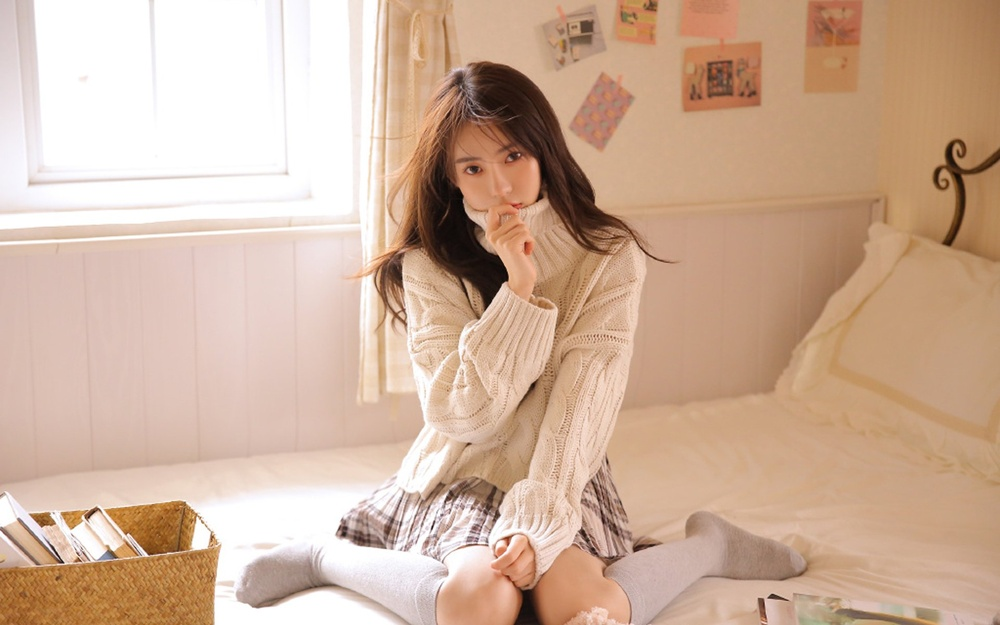
#> input picture Coder_Old/5 行代码，用 Python 批量做海量_姐的素描图/drawing/images/image_1.jpg, 1000 x 625 px, shrunk from 1920 x 1200 before the run, found by its file name
$ python Sketch_the_generated_code.py
#> lines starting #> are read from the running program, lines starting #| are printed output that depends on the picture
"""
project = 'Code', file_name = 'main.py', author = 'AI悦创'
time = '2020/5/19 8:16', product_name = PyCharm, 公众号：AI悦创
code is far away from bugs with the god animal protecting
    I love animals. They taste delicious.
"""
import cv2
def drawing(src, id=None):
#> called with src = 'images/image_1.jpg'
	image_rgb = cv2.imread(src)
#> image_rgb is the input picture: shape (625, 1000, 3); mean B, G, R 154.6, 176.1, 206.6
	image_gray = cv2.cvtColor(image_rgb, cv2.COLOR_BGR2GRAY)
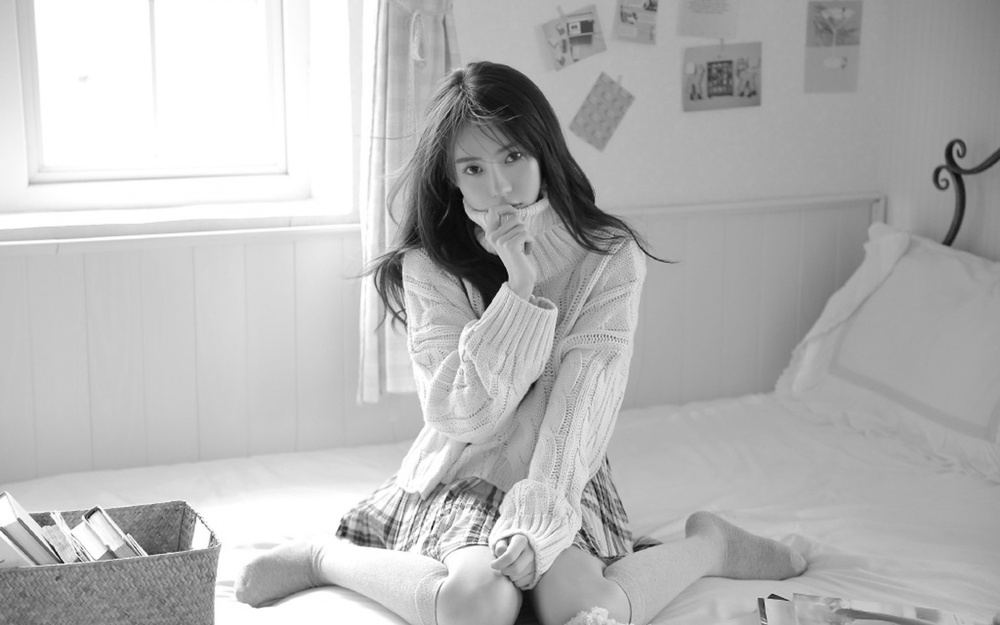
#> image_gray: shape (625, 1000); min 3, max 255, mean 182.8
	image_blur = cv2.GaussianBlur(image_gray, ksize=(21, 21), sigmaX=0, sigmaY=0)
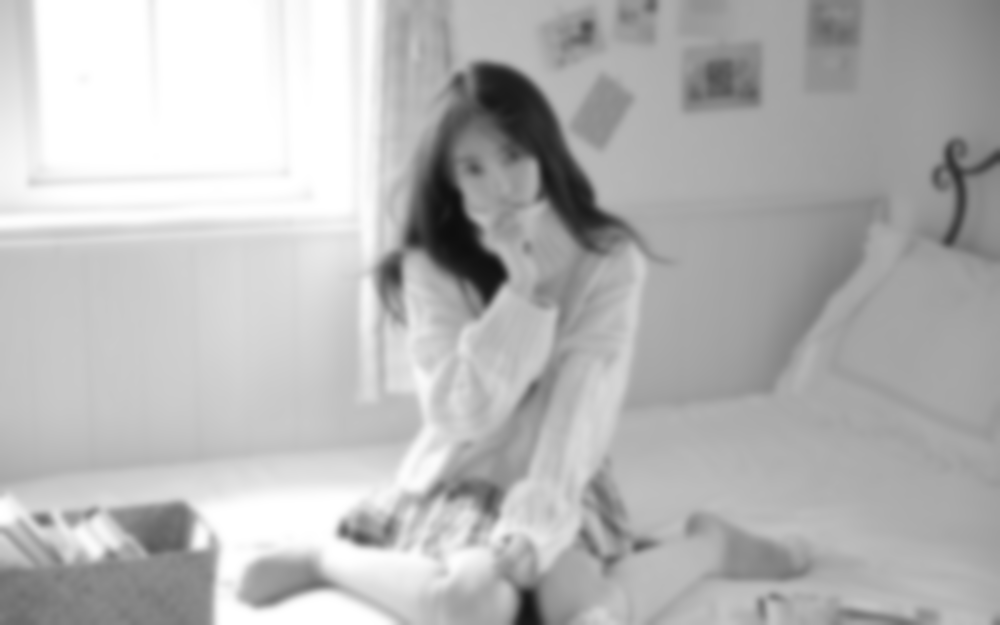
#> image_blur: shape (625, 1000); min 14, max 255, mean 182.8
	image_blend = cv2.divide(image_gray, image_blur, scale=255)
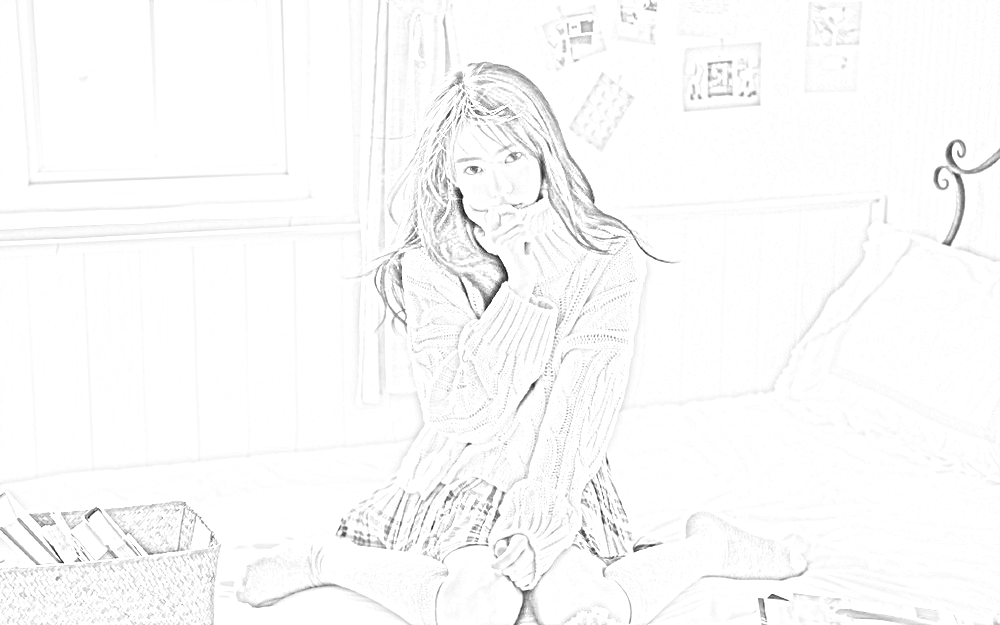
#> image_blend: shape (625, 1000); min 9, max 255, mean 250.3
	cv2.imwrite(f'Drawing_images/result-{id}.jpg', image_blend)

if __name__ == '__main__':
	src = 'images/image_1.jpg'
	drawing(src)

$ run again, with Coder_Old/5 行代码，用 Python 批量做海量_姐的素描图/drawing/images/WechatIMG1785.jpeg copied over Coder_Old/5 行代码，用 Python 批量做海量_姐的素描图/drawing/images/image_1.jpg
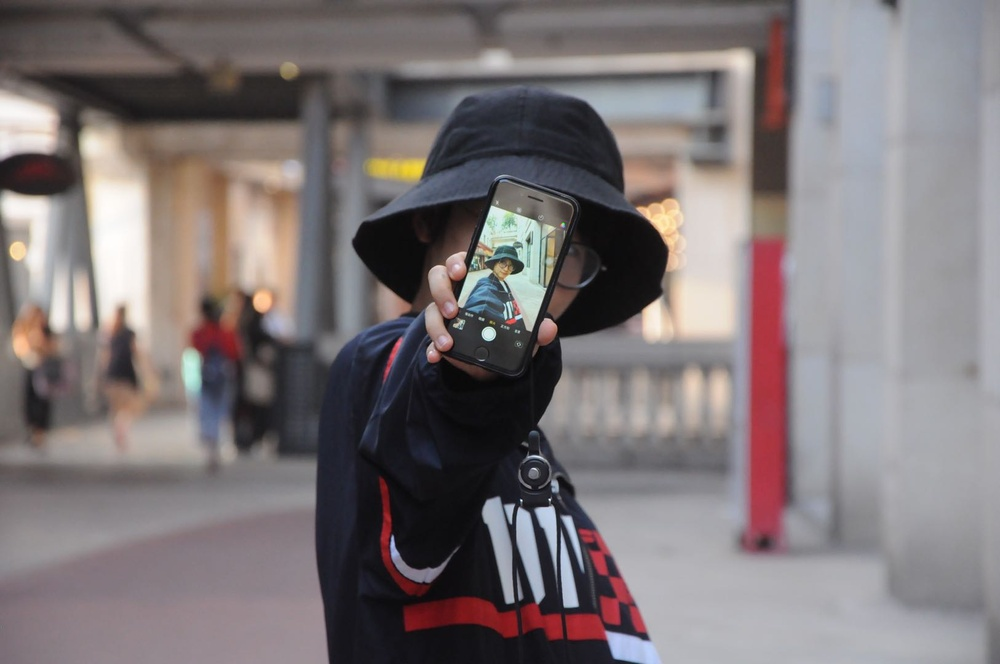
#> input picture Coder_Old/5 行代码，用 Python 批量做海量_姐的素描图/drawing/images/WechatIMG1785.jpeg, 1000 x 664 px, shrunk from 1626 x 1080 before the run, found by its file name
#> in drawing, image_rgb is the input picture: shape (664, 1000, 3); mean B, G, R 118.8, 117.2, 125.1
#> in drawing, `image_blur = cv2.GaussianBlur(image_gray, ksize=(21, 21), sigmaX=0, si..`:
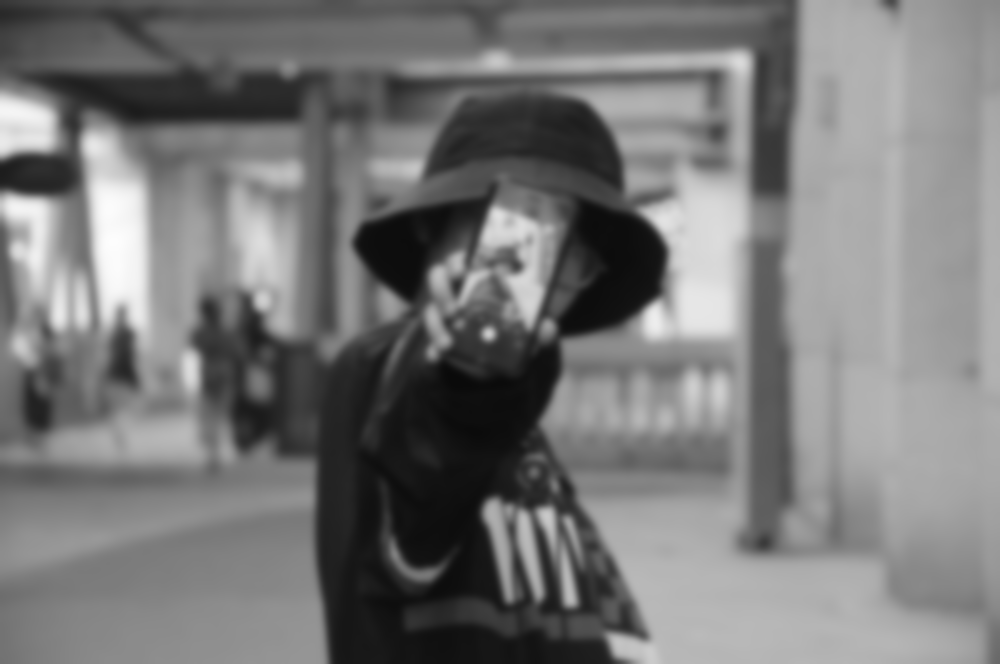
#> image_blur: shape (664, 1000); min 10, max 253, mean 119.7
#> in drawing, `image_blend = cv2.divide(image_gray, image_blur, scale=255)`:
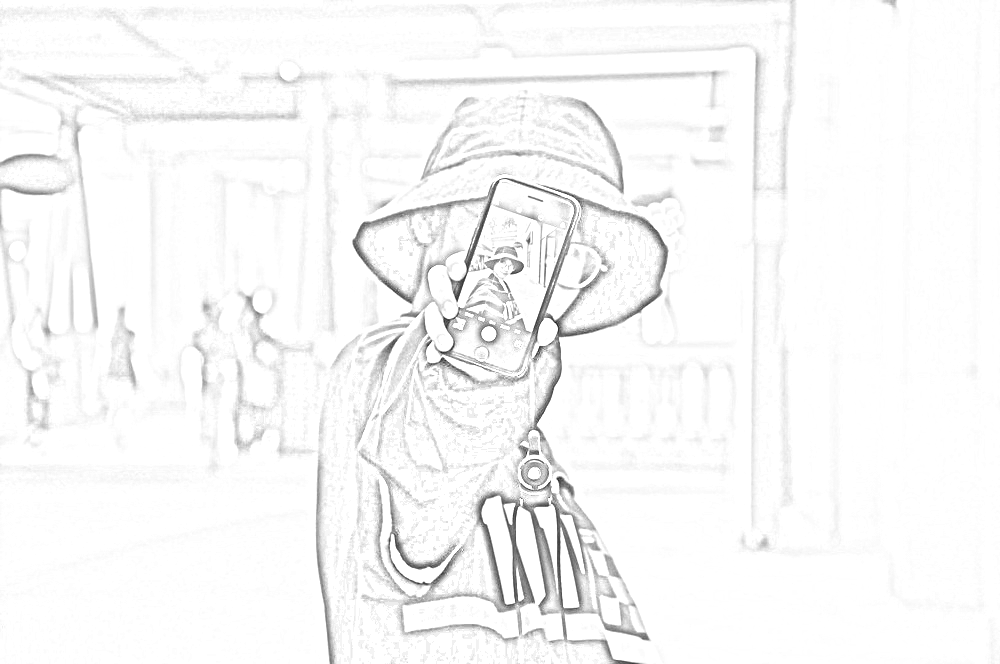
#> image_blend: shape (664, 1000); min 26, max 255, mean 247.8
